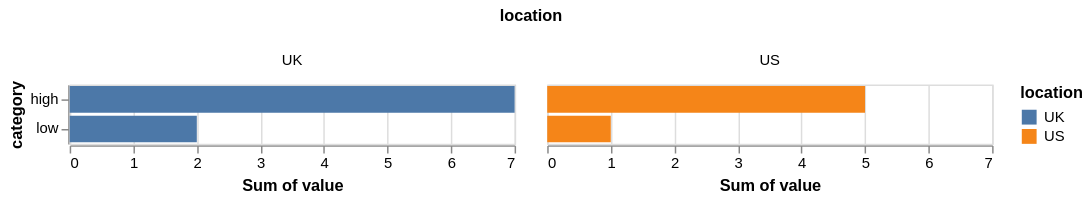

Describe this chart as a Vega-Lite specification.
### Vega specification from a JSON file in a GitHub repository (floating-point values rounded to 4 significant figures)
{"$schema": "https://vega.github.io/schema/vega/v5.json", "background": "white", "padding": 5, "data": [{"name": "data_source", "values": [{"location": "US", "category": "low", "value": 1}, {"location": "US", "category": "high", "value": 2}, {"location": "US", "category": "high", "value": 3}, {"location": "UK", "category": "low", "value": 2}, {"location": "UK", "category": "high", "value": 3}, {"location": "UK", "category": "high", "value": 4}]}, {"name": "column_domain", "source": "data_source", "transform": [{"type": "aggregate", "groupby": ["location"]}]}, {"name": "data_2", "source": "data_source", "transform": [{"type": "aggregate", "groupby": ["category", "location"], "ops": ["sum"], "fields": ["value"], "as": ["sum_value"]}, {"type": "stack", "groupby": ["category", "location"], "field": "sum_value", "sort": {"field": ["location"], "order": ["ascending"]}, "as": ["sum_value_start", "sum_value_end"], "offset": "zero"}, {"type": "filter", "expr": "isValid(datum[\"sum_value\"]) && isFinite(+datum[\"sum_value\"])"}]}], "signals": [{"name": "child_width", "value": 300}, {"name": "y_step", "value": 20}, {"name": "child_height", "update": "bandspace(domain('y').length, 0.1, 0.05) * y_step"}], "layout": {"padding": 20, "offset": {"columnTitle": 10}, "columns": {"signal": "length(data('column_domain'))"}, "bounds": "full", "align": "all"}, "marks": [{"name": "column-title", "type": "group", "role": "column-title", "title": {"text": "location", "style": "guide-title", "offset": 10}}, {"name": "row_header", "type": "group", "role": "row-header", "encode": {"update": {"height": {"signal": "child_height"}}}, "axes": [{"scale": "y", "orient": "left", "grid": false, "title": "category", "zindex": 0}]}, {"name": "column_header", "type": "group", "role": "column-header", "from": {"data": "column_domain"}, "sort": {"field": "datum[\"location\"]", "order": "ascending"}, "title": {"text": {"signal": "isValid(parent[\"location\"]) ? parent[\"location\"] : \"\"+parent[\"location\"]"}, "style": "guide-label", "frame": "group", "offset": 10}, "encode": {"update": {"width": {"signal": "child_width"}}}}, {"name": "column_footer", "type": "group", "role": "column-footer", "from": {"data": "column_domain"}, "sort": {"field": "datum[\"location\"]", "order": "ascending"}, "encode": {"update": {"width": {"signal": "child_width"}}}, "axes": [{"scale": "x", "orient": "bottom", "grid": false, "title": "Sum of value", "labelFlush": true, "labelOverlap": true, "tickCount": {"signal": "ceil(child_width/40)"}, "zindex": 0}]}, {"name": "cell", "type": "group", "style": "cell", "from": {"facet": {"name": "facet", "data": "data_source", "groupby": ["location"]}}, "sort": {"field": ["datum[\"location\"]"], "order": ["ascending"]}, "data": [{"source": "facet", "name": "data_0", "transform": [{"type": "aggregate", "groupby": ["category", "location"], "ops": ["sum"], "fields": ["value"], "as": ["sum_value"]}, {"type": "stack", "groupby": ["category"], "field": "sum_value", "sort": {"field": ["location"], "order": ["ascending"]}, "as": ["sum_value_start", "sum_value_end"], "offset": "zero"}, {"type": "filter", "expr": "isValid(datum[\"sum_value\"]) && isFinite(+datum[\"sum_value\"])"}]}], "encode": {"update": {"width": {"signal": "child_width"}, "height": {"signal": "child_height"}}}, "marks": [{"name": "child_marks", "type": "rect", "style": ["bar"], "from": {"data": "data_0"}, "encode": {"update": {"fill": {"scale": "color", "field": "location"}, "ariaRoleDescription": {"value": "bar"}, "description": {"signal": "\"Sum of value: \" + (format(datum[\"sum_value\"], \"\")) + \"; category: \" + (isValid(datum[\"category\"]) ? datum[\"category\"] : \"\"+datum[\"category\"]) + \"; location: \" + (isValid(datum[\"location\"]) ? datum[\"location\"] : \"\"+datum[\"location\"])"}, "x": {"scale": "x", "field": "sum_value_end"}, "x2": {"scale": "x", "field": "sum_value_start"}, "y": {"scale": "y", "field": "category"}, "height": {"signal": "max(0.25, bandwidth('y'))"}}}}], "axes": [{"scale": "x", "orient": "bottom", "gridScale": "y", "grid": true, "tickCount": {"signal": "ceil(child_width/40)"}, "domain": false, "labels": false, "aria": false, "maxExtent": 0, "minExtent": 0, "ticks": false, "zindex": 0}]}], "scales": [{"name": "x", "type": "linear", "domain": {"data": "data_2", "fields": ["sum_value_start", "sum_value_end"]}, "range": [0, {"signal": "child_width"}], "nice": true, "zero": true}, {"name": "y", "type": "band", "domain": {"data": "data_source", "field": "category", "sort": {"op": "sum", "field": "value", "order": "descending"}}, "range": {"step": {"signal": "y_step"}}, "paddingInner": 0.1, "paddingOuter": 0.05}, {"name": "color", "type": "ordinal", "domain": {"data": "data_2", "field": "location", "sort": true}, "range": "category"}], "legends": [{"fill": "color", "symbolType": "square", "title": "location"}]}
